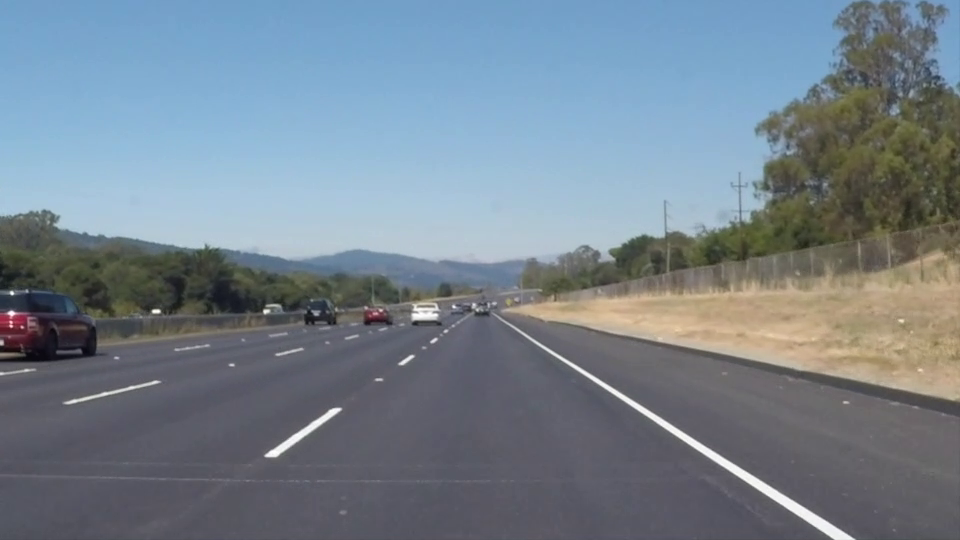
#> input picture frame 22 of scripts_aula/OpenCV_Sistemas_Autonomos_36_Exemplos/dados/direcao_udacity.mp4, 960 x 540 px, given in place of estrada_120_frames.mp4, which was not available
$ python 32_item_b_100_frames.py   (older library calls are emulated)
#> lines starting #> are read from the running program, lines starting #| are printed output that depends on the picture; pictures that were not available may be replaced by others from this repository, and a replacement may not be noted
"""EXEMPLO 32/32 - Executar Item B durante 100 frames consecutivos

OBJETIVO: Executar Item B durante 100 frames consecutivos.
COMO FUNCIONA: Integra BEV, HLS/Sobel, Canny/Hough, polyfit grau 2, desvio, curvatura e overlay.
ENTRADA: dados/estrada_120_frames.mp4 (amostra didatica sintetica).
SAIDA ESPERADA: MP4 com 100 frames, PNGs de controle e CSV com desvio/raio por frame.
COMO EXECUTAR: python exemplos/32_item_b_100_frames.py
EXPERIMENTE: Inspecione CSV e altere o video de entrada apenas apos calibrar SRC/DST.
DEPENDENCIAS: cv2, numpy, csv (biblioteca padrao); nao importa nenhum outro arquivo .py.
VALIDACAO: CSV informa falhas em vez de inventar medidas. Escalas e pontos sao de exemplo."""

from pathlib import Path
import argparse
import csv
import cv2
import numpy as np

RAIZ = Path(__file__).resolve().parent.parent
VIDEO_PADRAO = RAIZ / "dados" / "estrada_120_frames.mp4"
PASTA_SAIDA = RAIZ / "saida"
PASTA_SAIDA.mkdir(exist_ok=True, parents=True)
LARGURA, ALTURA = 1280, 720
SRC = np.float32([[570, 430], [710, 430], [1150, 710], [130, 710]])
DST = np.float32([[290, 0], [990, 0], [990, 719], [290, 719]])
M = cv2.getPerspectiveTransform(SRC, DST)
M_INVERSA = cv2.getPerspectiveTransform(DST, SRC)

def criar_mascara(bev):
    # HLS identifica cores; Sobel X identifica transicoes de intensidade.
    hls = cv2.cvtColor(bev, cv2.COLOR_BGR2HLS)
    l, s = hls[:, :, 1], hls[:, :, 2]
    cinza = cv2.cvtColor(bev, cv2.COLOR_BGR2GRAY)
    grad = np.abs(cv2.Sobel(cinza, cv2.CV_64F, 1, 0, ksize=3))
    sobel = np.uint8(255 * grad / (grad.max() + 1e-9))
    amarelo = (s >= 90) & (l >= 75)
    branco = (l >= 165) & (s < 95)
    mascara = np.uint8((amarelo | branco | (sobel >= 23)) * 255)
    return cv2.morphologyEx(mascara, cv2.MORPH_CLOSE,
                            np.ones((5, 5), dtype=np.uint8))


def detectar_segmentos(mascara):
    # Bordas de Canny -> segmentos da transformacao probabilistica de Hough.
    arestas = cv2.Canny(mascara, 60, 150)
    linhas = cv2.HoughLinesP(arestas, 1, np.pi / 180, 35,
                            minLineLength=35, maxLineGap=70)
    view = cv2.cvtColor(mascara, cv2.COLOR_GRAY2BGR)
    if linhas is not None:
        for x1, y1, x2, y2 in linhas.reshape(-1, 4):
            cv2.line(view, (x1, y1), (x2, y2), (0, 120, 255), 2)
    return linhas, view


def painel_4(original, bev, mascara, hough):
    pares = [("1. ORIGINAL", original), ("2. BEV", bev),
             ("3. HLS + SOBEL", mascara), ("4. CANNY + HOUGH", hough)]
    blocos = []
    for titulo, img in pares:
        if img.ndim == 2:
            img = cv2.cvtColor(img, cv2.COLOR_GRAY2BGR)
        img = cv2.resize(img, (640, 360))
        cv2.rectangle(img, (0, 0), (640, 38), (20, 30, 45), -1)
        cv2.putText(img, titulo, (15, 27), cv2.FONT_HERSHEY_SIMPLEX,
                    0.7, (255, 255, 255), 2)
        blocos.append(img)
    return np.vstack((np.hstack(blocos[:2]), np.hstack(blocos[2:])))

def ajustar_faixas(mascara, segmentos):
    """Agrupa pixels suportados pelas linhas de Hough e faz dois polyfit."""
    suporte = np.zeros_like(mascara)
    if segmentos is not None:
        for x1, y1, x2, y2 in segmentos.reshape(-1, 4):
            medio_x = (x1 + x2) / 2
            if abs(x2 - x1) <= 120 and (medio_x < 510 or medio_x > 770):
                cv2.line(suporte, (x1, y1), (x2, y2), 255, 13)
    suporte = cv2.bitwise_and(suporte, mascara)
    if cv2.countNonZero(suporte) < 250:
        suporte = mascara.copy()
    ys, xs = np.nonzero(suporte)
    valido = (ys > 80) & (((xs > 195) & (xs < 515)) |
                             ((xs > 765) & (xs < 1085)))
    ys, xs = ys[valido], xs[valido]
    esq, dir_ = xs < LARGURA // 2, xs > LARGURA // 2
    if np.count_nonzero(esq) < 50 or np.count_nonzero(dir_) < 50:
        return None, None
    return np.polyfit(ys[esq], xs[esq], 2), np.polyfit(ys[dir_], xs[dir_], 2)


def medidas_em_metros(esq, dir_):
    """Desvio lateral e raio de curvatura: escalas exigidas na tarefa."""
    mx = 3.7 / 700
    my = 30 / 720
    y = ALTURA - 1
    centro = (np.polyval(esq, y) + np.polyval(dir_, y)) / 2
    desvio = (LARGURA / 2 - centro) * mx

    def raio(fit):
        a = fit[0] * mx / my**2
        b = fit[1] * mx / my
        return (1 + (2 * a * y * my + b)**2)**1.5 / (abs(2 * a) + 1e-12)

    return float(desvio), float((raio(esq) + raio(dir_)) / 2)


def preencher_faixa(frame, esq, dir_):
    """Gera poligono no BEV, faz projecao inversa e mistura semitransparente."""
    y = np.arange(ALTURA, dtype=np.float64)
    x_e = np.clip(np.polyval(esq, y), 0, LARGURA - 1)
    x_d = np.clip(np.polyval(dir_, y), 0, LARGURA - 1)
    p_e = np.column_stack((x_e.astype(int), y.astype(int))).astype(np.int32)
    p_d = np.column_stack((x_d.astype(int), y.astype(int))).astype(np.int32)
    colorida_bev = np.zeros_like(frame)
    cv2.fillPoly(colorida_bev, [np.vstack((p_e, p_d[::-1]))], (30, 190, 45))
    cv2.polylines(colorida_bev, [p_e], False, (255, 255, 255), 7)
    cv2.polylines(colorida_bev, [p_d], False, (0, 235, 255), 7)
    colorida_camera = cv2.warpPerspective(colorida_bev, M_INVERSA,
                                          (LARGURA, ALTURA))
    mascara_validade = cv2.cvtColor(colorida_camera, cv2.COLOR_BGR2GRAY) > 0
    final = frame.copy()
    mescla = cv2.addWeighted(frame, 0.65, colorida_camera, 0.35, 0)
    final[mascara_validade] = mescla[mascara_validade]
    return final

def processar_frame(frame):
    """Pipeline completo: BEV -> HLS/Sobel -> Canny/Hough -> polyfit -> metricas."""
    frame = cv2.resize(frame, (LARGURA, ALTURA))
    bev = cv2.warpPerspective(frame, M, (LARGURA, ALTURA))
    mascara = criar_mascara(bev)
    segmentos, hough = detectar_segmentos(mascara)
    esq, dir_ = ajustar_faixas(mascara, segmentos)
    painel = painel_4(frame, bev, mascara, hough)
    if esq is None:
        # Nao inventar valores caso a deteccao falhe.
        cv2.putText(frame, "Faixas nao identificadas", (35, 100),
                    cv2.FONT_HERSHEY_SIMPLEX, 1.0, (0, 0, 255), 3)
        return frame, painel, None, None
    desvio, raio = medidas_em_metros(esq, dir_)
    final = preencher_faixa(frame, esq, dir_)
    cv2.putText(final, f"Desvio: {desvio:+.3f} m", (35, 100),
                cv2.FONT_HERSHEY_SIMPLEX, 0.95, (255, 255, 255), 2)
    cv2.putText(final, f"Raio de curvatura: {raio:.1f} m", (35, 142),
                cv2.FONT_HERSHEY_SIMPLEX, 0.95, (255, 255, 255), 2)
    return final, painel, desvio, raio


def main():
    parser = argparse.ArgumentParser()
    parser.add_argument("--video", default=str(VIDEO_PADRAO),
                        help="Substitui o video sintetico por outro MP4 calibrado")
    args = parser.parse_args()
    captura = cv2.VideoCapture(args.video)
    if not captura.isOpened():
        raise FileNotFoundError(f"Video nao abriu: {args.video}")
    caminho = PASTA_SAIDA / "32_item_b_100_frames.mp4"
    escritor = cv2.VideoWriter(str(caminho),
                               cv2.VideoWriter_fourcc(*"mp4v"), 20,
                               (LARGURA, ALTURA))
    if not escritor.isOpened():
        raise RuntimeError("Nao foi possivel abrir VideoWriter mp4v.")
    linhas_csv = []
    deteccoes = 0
    try:
        for indice in range(100):
            ok, frame = captura.read()
            if not ok:
                raise RuntimeError(f"Video tem menos que 100 frames: {indice} lidos.")
            resultado, painel, desvio, raio = processar_frame(frame)
            escritor.write(resultado)
            if indice in (0, 99):
                cv2.imwrite(str(PASTA_SAIDA / f"32_resultado_frame_{indice:03d}.png"), resultado)
                cv2.imwrite(str(PASTA_SAIDA / f"32_painel_frame_{indice:03d}.png"), painel)
            if desvio is not None:
                deteccoes += 1
                print(f"Frame {indice+1:03d}/100 | desvio={desvio:+.4f} m | raio={raio:.1f} m")
            else:
                print(f"Frame {indice+1:03d}/100 | deteccao indisponivel")
            linhas_csv.append((indice, desvio, raio))
#> this loop made 31 passes
#> (desvio, raio) on passes 1 to 4: (-0.0628, 3028.9), (-0.077, 3187.9), (-0.0891, 1911.1), (-0.09, 1850.1)
#> (printed output is left out)
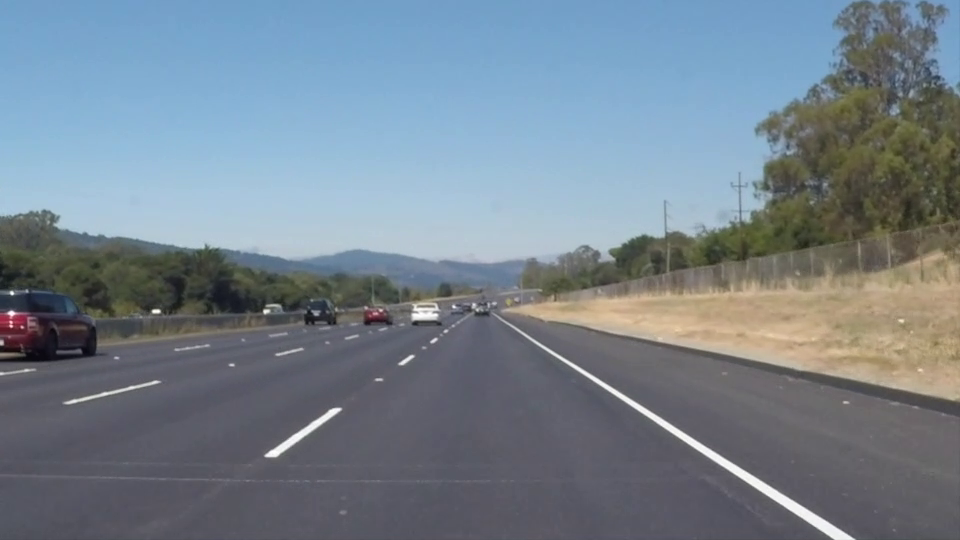
#> input picture frame 22 of scripts_aula/OpenCV_Sistemas_Autonomos_36_Exemplos/dados/direcao_udacity.mp4, 960 x 540 px, given in place of estrada_120_frames.mp4, which was not available
#> pass 1, in processar_frame, `bev = cv2.warpPerspective(frame, M, (LARGURA, ALTURA))`:
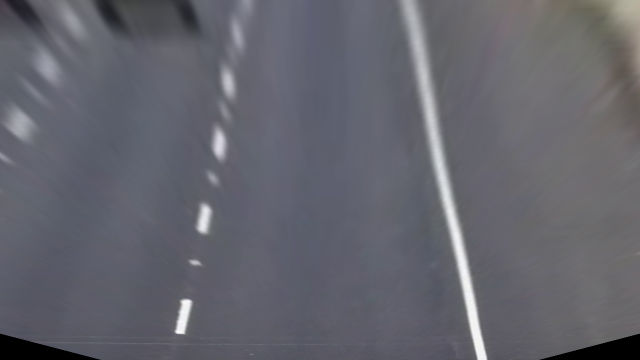
#> bev: shape (720, 1280, 3) (shown at 1/2 size); mean of channels 0, 1, 2 109.1, 100.4, 100; drawn as B, G, R
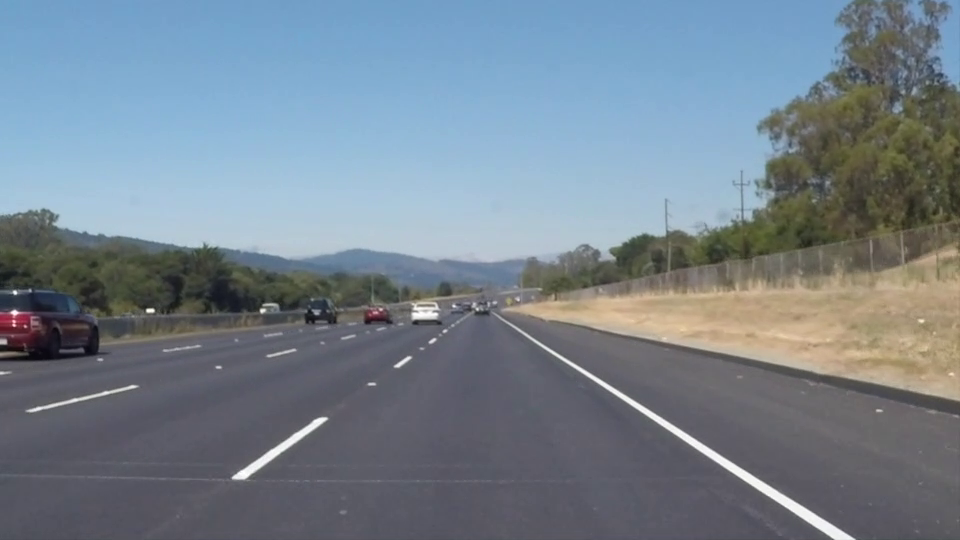
#> input picture frame 23 of scripts_aula/OpenCV_Sistemas_Autonomos_36_Exemplos/dados/direcao_udacity.mp4, 960 x 540 px, given in place of estrada_120_frames.mp4, which was not available
#> after the loop:
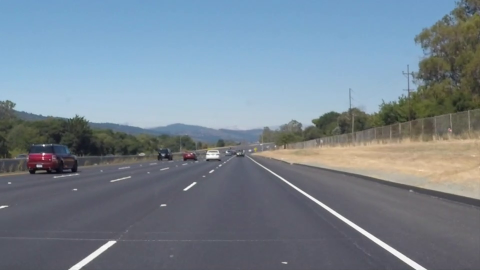
#> frame: shape (540, 960, 3) (shown at 1/2 size); mean B, G, R 144.5, 132, 118.4
#> after the loop:
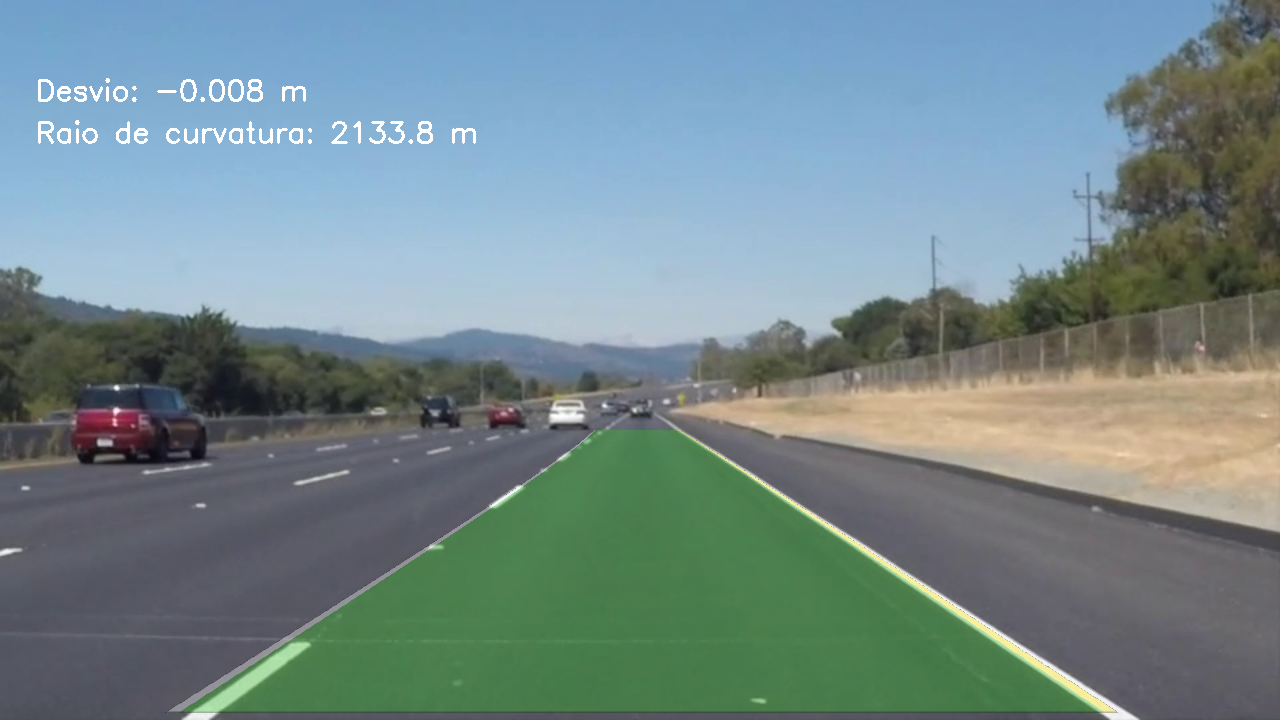
#> resultado: shape (720, 1280, 3); mean B, G, R 140.5, 137.5, 116.4
#> after the loop, deteccoes = 30; linhas_csv = 30 items, first 6: (0, -0.0628, 3028.9), (1, -0.077, 3187.9), (2, -0.0891, 1911.1), (3, -0.09, 1850.1), (4, -0.0889, 1684.2), (5, -0.0862, 1813.1)
    finally:
        captura.release()
        escritor.release()
    with (PASTA_SAIDA / "32_metricas.csv").open("w", newline="", encoding="utf-8") as arquivo:
        tabela = csv.writer(arquivo)
        tabela.writerow(["frame", "desvio_m", "raio_curvatura_m"])
        tabela.writerows(linhas_csv)
    print(f"Item B: 100 frames consecutivos; deteccoes validas: {deteccoes}/100")
    print(f"Video: {caminho}")
    print("Metricas: saida/32_metricas.csv")


if __name__ == "__main__":
    main()

$ run again, starting later in the video
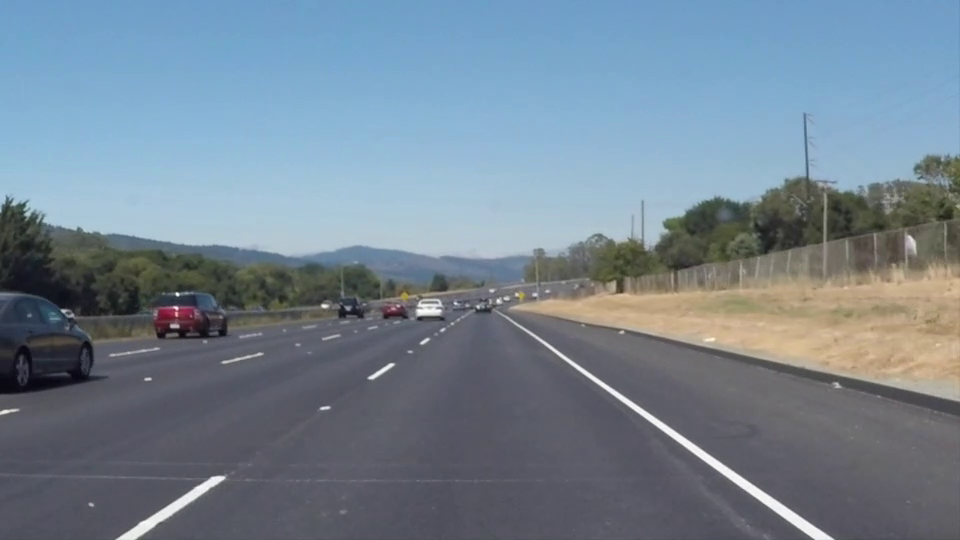
#> input picture frame 99 of scripts_aula/OpenCV_Sistemas_Autonomos_36_Exemplos/dados/direcao_udacity.mp4, 960 x 540 px, given in place of estrada_120_frames.mp4, which was not available
#> the loop in main, `for indice in range(100):` made 31 passes
#> (desvio, raio) on passes 1 to 4: (0.0413, 7749.5), (0.321, 3452.7), (0.065, 2165.3), (0.043, 3029.9)
#> (printed output is left out)
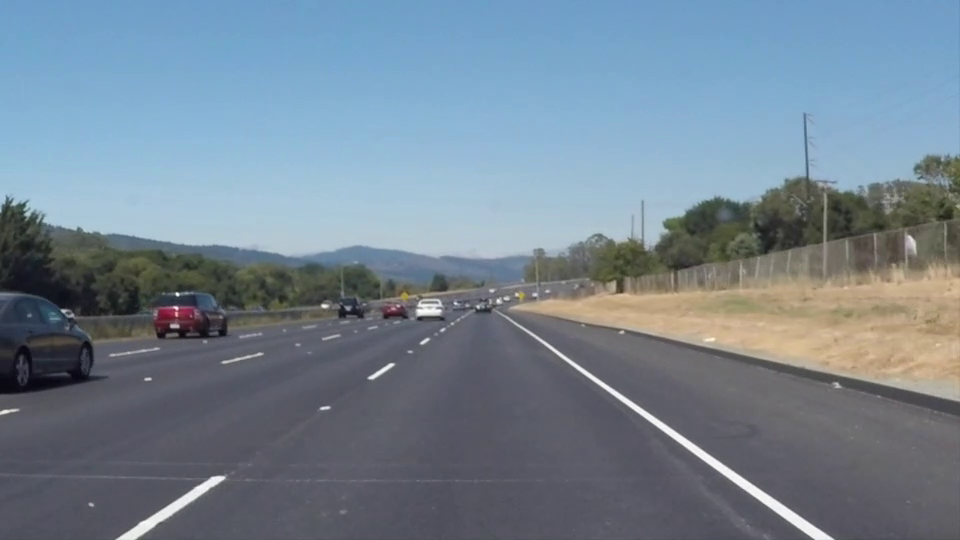
#> input picture frame 99 of scripts_aula/OpenCV_Sistemas_Autonomos_36_Exemplos/dados/direcao_udacity.mp4, 960 x 540 px, given in place of estrada_120_frames.mp4, which was not available
#> pass 1, in processar_frame, `bev = cv2.warpPerspective(frame, M, (LARGURA, ALTURA))`:
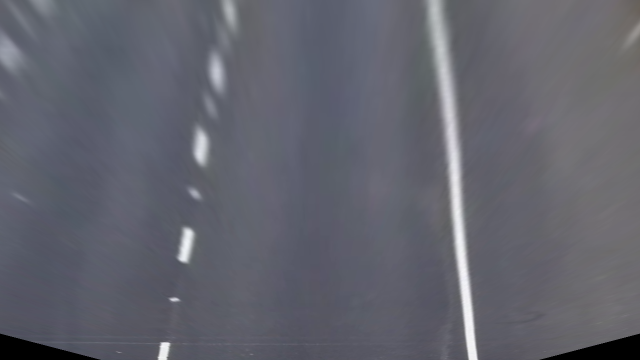
#> bev: shape (720, 1280, 3) (shown at 1/2 size); mean of channels 0, 1, 2 109.4, 99.4, 98.2; drawn as B, G, R
#> after the loop in main, `for indice in range(100):`:
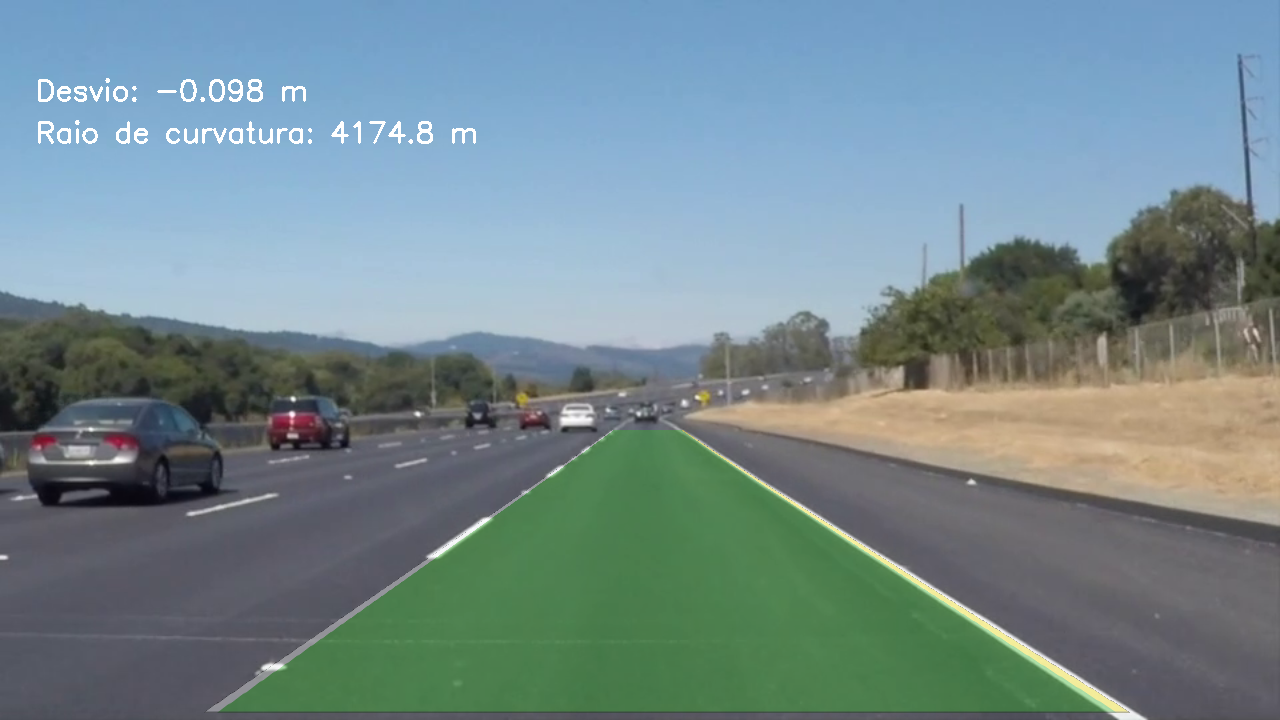
#> resultado: shape (720, 1280, 3); mean B, G, R 142.3, 137.8, 116.2
#> after the loop in main, `for indice in range(100):`: deteccoes = 30; linhas_csv = 30 items, first 6: (0, 0.0413, 7749.5), (1, 0.321, 3452.7), (2, 0.065, 2165.3), (3, 0.043, 3029.9), (4, -0.00936, 3290.2), (5, -0.0535, 1490.2)
